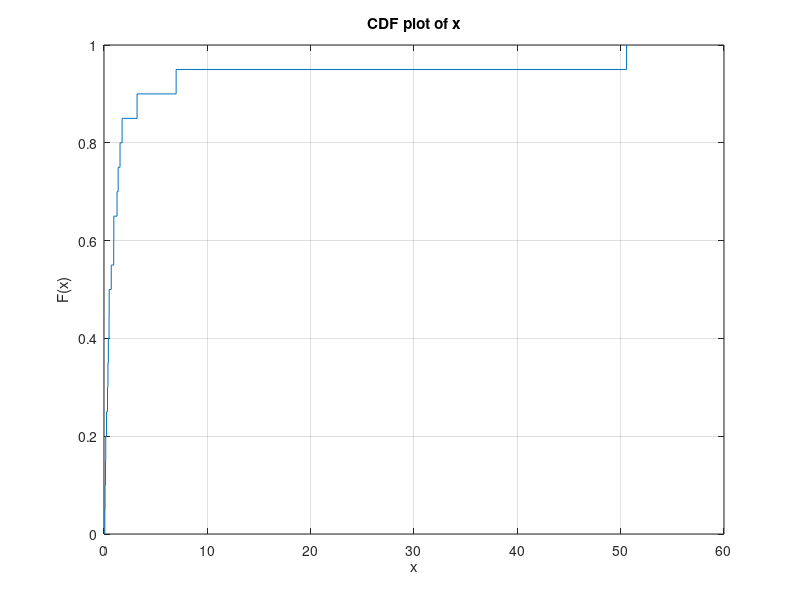

The MATLAB script that drew this image:
controlB = [0.08, 0.10, 0.15, 0.17, 0.24, 0.34, 0.38, 0.42, 0.49, 0.50, 0.70, 0.94, 0.95, 1.26, 1.37, 1.55, 1.75, 3.20, 6.98, 50.57];
cdfplot(controlB);